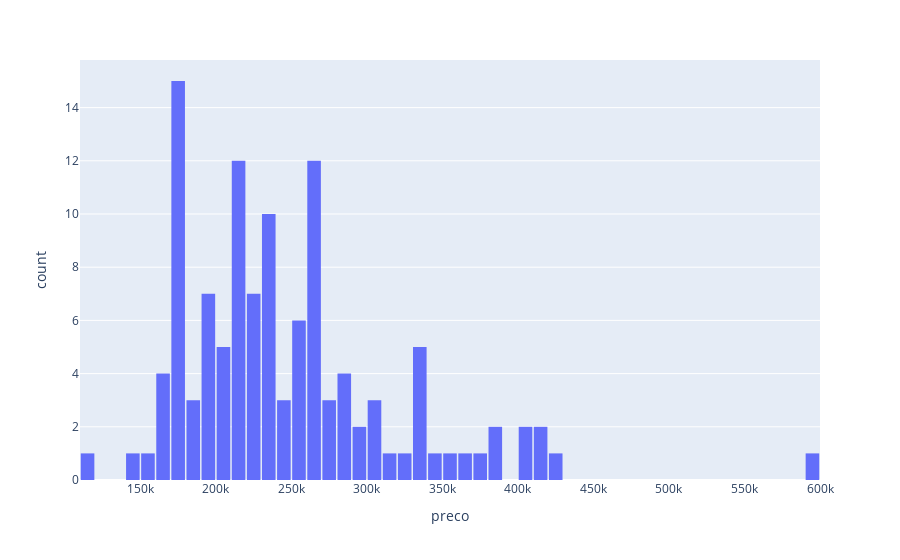

Notebook cell for this chart:
### Code cell
fig = px.histogram(base_bairro, x='preco', nbins=50)
fig.update_layout(bargap=0.1) 
fig.show()
